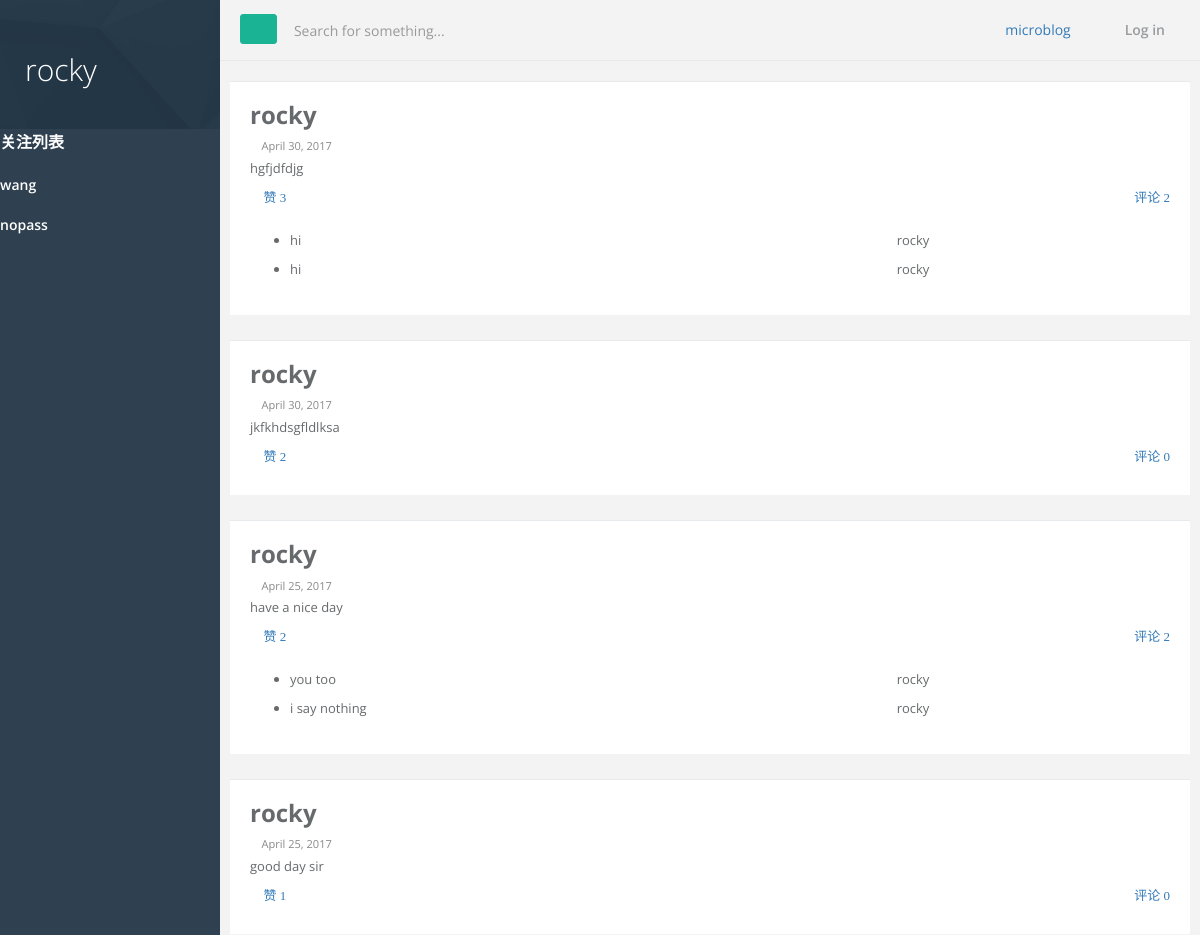
Page /2/home (upper part) on the earlier database version.
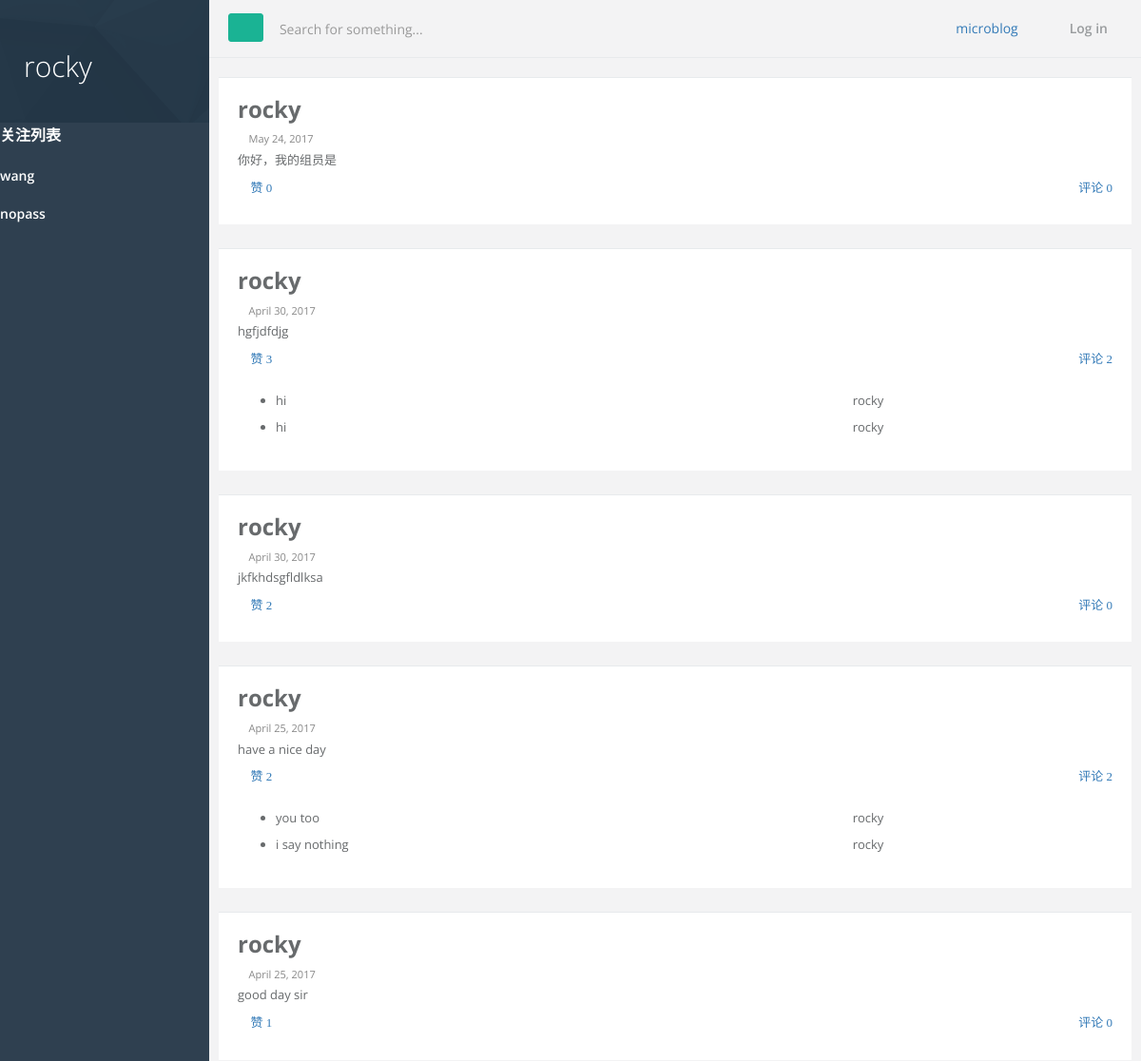
Same page on the later database version.
### account/models.py (models this page shows, shortened)
class User(models.Model):
    name = models.CharField(max_length=30)
    password = models.CharField(max_length=8)
    followed_user = models.ManyToManyField('User',related_name='follow',default="")
    follower_user = models.ManyToManyField('User',related_name='follower',default="")

### app/models.py (models this page shows, shortened)
class Content(models.Model):
    text = models.CharField(max_length=139)
    date = models.DateField(auto_now_add=True)
    up_num = models.IntegerField(default=0)
    UID = models.ForeignKey('account.User',on_delete=models.CASCADE,related_name='owner')
    UP = models.ManyToManyField('account.User',related_name='con_up')

class Comment(models.Model):
    UID = models.ForeignKey('account.User',on_delete=models.CASCADE)
    text = models.CharField(max_length= 100)
    date = models.DateField(auto_now_add=True)
    up_num = models.IntegerField(default=0)
    CID = models.ForeignKey('Content',on_delete=models.CASCADE,related_name='owner')
    UP = models.ManyToManyField('account.User',related_name='com_up')

### app/views.py (the view)
# urls.py: url(r'^(?P<uid>\d+)/home', home, name='home'),
def home(request,uid):
    try:
        name = request.session.get('UID')
        user = User.objects.get(name=name)
    except:
        user = User.objects.none()
    request.session['frompage'] = ('/%s/home/' % uid)
    host = User.objects.get(id=uid)
    content_list = host.owner.all()
    return render_to_response('home.html', {'user': user, 'host': host, 'content_list': content_list.order_by('-id')})

### app/templates/home.html (shortened to what the changed rows need)
<!DOCTYPE html>
 {% load staticfiles %}
<html lang="en">
<head>
    <link href="{% static 'css/bootstrap.min.css' %}" rel="stylesheet">
    <link href="{% static 'font-awesome/css/font-awesome.css' %}" rel="stylesheet">
    <link href="{% static 'css/plugins/toastr/toastr.min.css' %}" rel="stylesheet">
    <link href="{% static 'css/animate.css' %}" rel="stylesheet" >
    <link href="{% static 'css/style.css' %}" rel="stylesheet">
</head>
<body>
    <div id="wrapper">
        <nav class="navbar-default navbar-static-side"-- role="navigation">
        <div class="sidebar-collapse">
            <ul class="nav metismenu" id="side-menu">
                <li class="nav-header">
                    <div class="dropdown profile-element">
                        <h1 style="color:white">{{host.name}}</h1>
                    </div>
                </li>
                {% for people in host.follow.all %}
                {% ifequal people host %}
                {% else %}
                <li><div class="ibox">
                        <a href="{% url 'home' people.id %}" class="btn-link"><h4 style="color:white">{{people.name}}</h4></a>
                </div></li>
                {% endifequal %}
                {% endfor %}
            </ul>
        </div>
        </nav>
        <div id="page-wrapper" class="gray-bg">
        <div class="wrapper wrapper-content  animated fadeInRight blog">
            <div class="row">
                {% for content in content_list %}
                <div class="ibox">
                    <div class="ibox-content">
                        <div class="row">
                            <div class="col-md-6 column">
                                <a href="{% url 'home' content.UID.id %}" class="btn-link">
                                    <h2><strong>
                                        {{content.UID.name}}
                                    </strong></h2></a>
                            </div>
                            <div class="col-md-6 column">
                            </div>
                        </div>
                        <div class="small m-b-xs">
                            <span class="text-muted"><i class="fa fa-clock-o"></i> {{ content.date }}</span>
                        </div>
                        <p>
                            {{content.text}}
                        </p>
                        <div class="row">
                            <div class="col-md-6">
                                <i class="fa fa-eye"><a href="{% url 'up_link' content.id %}" > 赞 {{ content.UP.count }}</a></i>
                            </div>
                            <div class="col-md-6">
                                <div class="text-right">
                                    <div> <i class="fa fa-comments-o"> <a href="{% url 'comment_link' content.id %}",target = "_blank">评论 {{ content.owner.count }}</a></i></div>
                                </div>
                            </div>
                        </div>
                        <div class="row">
                                <div ><ul>
                                    {% for comm in content.owner.all %}
                                    <div class="ibox">
                                    <div class="col-md-8"><li role="presentation">
                                    <p> {{ comm.text }}</p>
                                    </div>
                                    <div class="col-md-4">
                                        <p>{{ comm.UID.name }}</p>
                                    </div></li></div>
                                    {% endfor %}
                                </ul></div>
                            </div>
                    </div>
                </div>
                {% endfor %}
            </div>
        </div>
        </div>
        </div>
</body>
</html>

Differences in the rows shown:
added Content: UID.name "rocky", date "May 24, 2017", text "你好，我的组员是", UP.count "0", owner.count "0"
